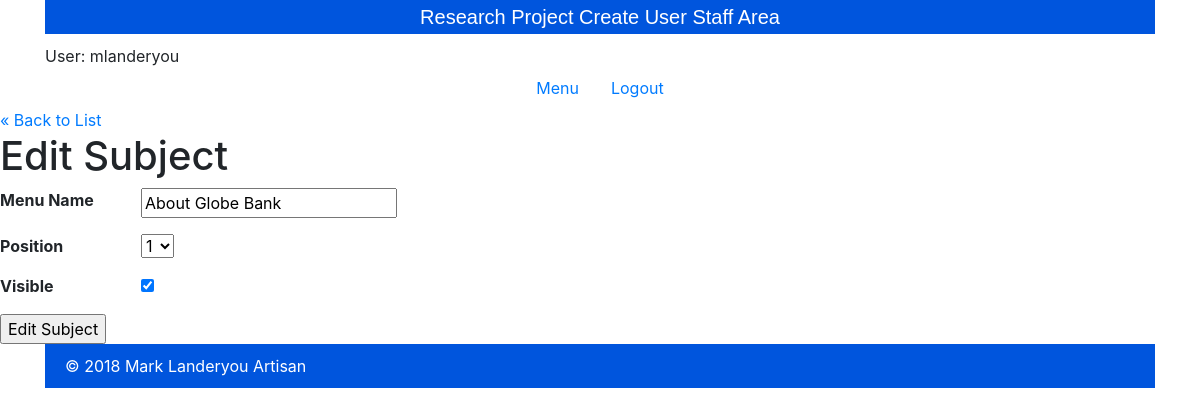
The page /staff/subjects/edit.php?id=1 (signed in) on the database its author committed.
### tables this page shows
CREATE TABLE `subjects` (
  `id` int(11) NOT NULL,
  `menu_name` varchar(255) DEFAULT NULL,
  `position` int(3) DEFAULT NULL,
  `visible` tinyint(1) DEFAULT NULL
);

### private/functions.php (called while the page is built, shortened)
<?php
function url_for($script_path) {
  return WWW_ROOT . $script_path;
}
function u($string="") {
  return urlencode($string);
}
function h($string="") {
  return htmlspecialchars($string);
}
?>

### private/database.php (called while the page is built, shortened)
<?php
  function db_escape($connection, $string) {
    return mysqli_real_escape_string($connection, $string);
  }
?>

### private/query_functions.php (called while the page is built, shortened)
<?php
  function find_all_subjects($options=[]) {
    global $db;
    $visible = $options['visible'] ?? false;
    $sql = "SELECT * FROM subjects ";
    $sql .= "ORDER BY position ASC";
    $result = mysqli_query($db, $sql);
    return $result;
  }
  function find_subject_by_id($id, $options=[]) {
    global $db;
    $visible = $options['visible'] ?? false;
    $sql = "SELECT * FROM subjects ";
    $sql .= "WHERE id='" . db_escape($db, $id) . "' ";
    $result = mysqli_query($db, $sql);
    $subject = mysqli_fetch_assoc($result);
    return $subject;
  }
?>

### public/staff/subjects/edit.php (the view, shortened to what this page needs)
<?php
require_once('../../../private/initialize.php');
$id = $_GET['id'];
if(is_post_request()) {
  $subject = [];
  $subject['id'] = $id;
  $subject['menu_name'] = $_POST['menu_name'] ?? '';
  $subject['position'] = $_POST['position'] ?? '';
  $subject['visible'] = $_POST['visible'] ?? '';
  $result = update_subject($subject);
  if($result === true) {
    $_SESSION['message'] = 'The subject was updated successfully.';
    redirect_to(url_for('/staff/subjects/show.php?id=' . $id));
  } else {
    $errors = $result;
  }
} else {
  $subject = find_subject_by_id($id);
}
$subject_set = find_all_subjects();
$subject_count = mysqli_num_rows($subject_set);
?>
<?php include(SHARED_PATH . '/staff_header.php'); ?>
<div id="content">
  <a class="back-link" href="<?php echo url_for('/staff/subjects/index.php'); ?>">&laquo; Back to List</a>
  <div class="subject edit">
    <h1>Edit Subject</h1>
    <form action="<?php echo url_for('/staff/subjects/edit.php?id=' . h(u($id))); ?>" method="post">
      <dl>
        <dt>Menu Name</dt>
        <dd><input type="text" name="menu_name" value="<?php echo h($subject['menu_name']); ?>" /></dd>
      </dl>
      <dl>
        <dt>Position</dt>
        <dd>
          <select name="position">
          <?php
            for($i=1; $i <= $subject_count; $i++) {
              echo "<option value=\"{$i}\"";
              if($subject["position"] == $i) {
                echo " selected";
              }
              echo ">{$i}</option>";
            }
          ?>
          </select>
        </dd>
      </dl>
      <dl>
        <dt>Visible</dt>
        <dd>
          <input type="checkbox" name="visible" value="1"<?php if($subject['visible'] == "1") { echo " checked"; } ?> />
        </dd>
      </dl>
      <div id="operations">
        <input type="submit" value="Edit Subject" />
      </div>
    </form>
  </div>
</div>
<?php include(SHARED_PATH . '/staff_footer.php'); ?>

### public/css/staffstyles.css (style rules this page uses)
dl { clear: both; overflow: hidden; margin: 0.5em 0; }
dt { float: left; font-weight: bold; width: 125px; }
dd { float: left; margin-left: 1em; }

### rows shown on the page
subjects: menu_name "About Globe Bank", position "1", visible "☑"

### other values the page prints
$_SESSION['username'] "mlanderyou"
